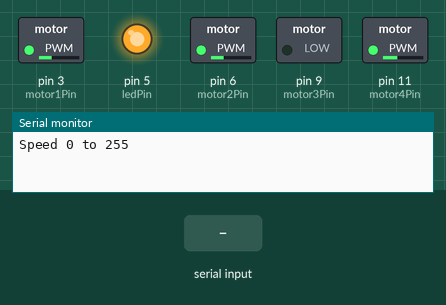
This sketch was run on a simulated Arduino Uno, built with avr-gcc and run on an emulated ATmega328P. Parts: switched loads named in the sketch (green lamp = pin HIGH), output pins drawn as LEDs (lit = HIGH), the last lines printed to the serial monitor. Dashed ring = blinking. Inputs (shaded band) come from the test bench.

Above: at 0.6 s.
At 1.2 s:
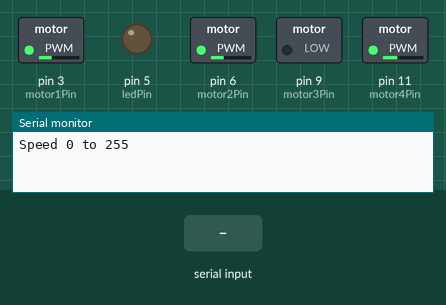
1.3 s: "90,45\n" received over Serial
At 2.7 s:
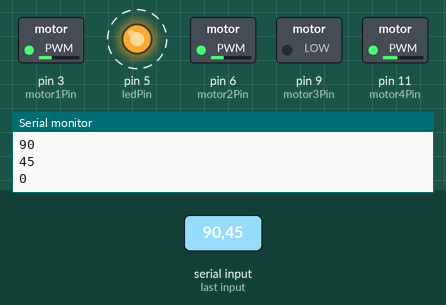
4.3 s: "30,150\n" received over Serial
7.3 s: "200\n" received over Serial
Timing chart, 0 to 16.3 s (numbered marks = the images above; inputs shaded):
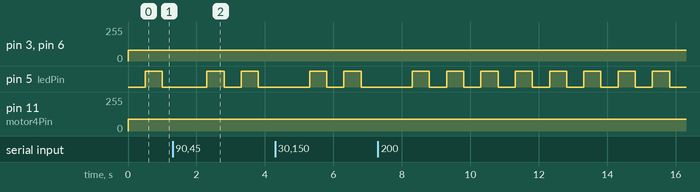

The sketch:

CellProjectArduino.ino
```cpp
int motor1Pin = 3;
int motor2Pin = 6;
int motor3Pin = 9;
int motor4Pin = 11;

int ledPin = 5;
  unsigned long previousMillis;
  unsigned long pMill;
  unsigned long cMill;
  unsigned long cSpeed = 120;
  unsigned long mSpeed;
  int ledState = LOW;

void setup()
{
  pinMode(motor1Pin, OUTPUT);
  pinMode(motor2Pin,OUTPUT);
  pinMode(motor3Pin,OUTPUT);
  Serial.begin(9600);
  while (! Serial);
  Serial.println("Speed 0 to 255");
//  PWM();
  pinMode(ledPin,OUTPUT);
 // digitalWrite(5,HIGH);
 //led();
}


void loop()
{
    analogWrite(11,90);
     analogWrite(motor1Pin,80);
   analogWrite(motor2Pin,80);
  // analogWrite(motor3Pin,80);
 // digitalWrite(5,HIGH);
  cilia();
 // motors();
  led();
  //analogWrite(11,100);

  if (Serial.available())
  {
    int speed = Serial.parseInt();
    Serial.println(speed);

    analogWrite(motor1Pin, speed);


  }
}

void cilia(){
 /* unsigned long currentMillis = millis();
  if(currentMillis - cMill > 60) {
    // save the last time you blinked the LED
    cMill = currentMillis;
    if(cSpeed == 120){
    cSpeed= 0;
   }
  else{
    cSpeed = 120;
  }
   analogWrite(motor4Pin,cSpeed);
  }
  //analogWrite(motor4Pin,200);*/
}


void motors(){
  unsigned long currentMillis = millis();
  if(mSpeed == 70){
  if(currentMillis - previousMillis > 140) {
    // save the last time you blinked the LED
    pMill = currentMillis;

    // if the LED is off turn it on and vice-versa:
    if (mSpeed == 0)
      mSpeed = 200;
    else
      mSpeed = 0;

    // set the LED with the ledState of the variable:
   analogWrite(motor1Pin,mSpeed);
   analogWrite(motor2Pin,mSpeed);
   analogWrite(motor3Pin,mSpeed);
  // analogWrite(motor4Pin,mSpeed);
  }
  }
  else{
    if(currentMillis - previousMillis > 150) {
    // save the last time you blinked the LED
    pMill = currentMillis;

    // if the LED is off turn it on and vice-versa:
    if (mSpeed == 0)
      mSpeed = 200;
    else
      mSpeed = 0;

    // set the LED with the ledState of the variable:
   analogWrite(motor1Pin,mSpeed);
   analogWrite(motor2Pin,mSpeed);
   analogWrite(motor3Pin,mSpeed);
//   analogWrite(motor4Pin,mSpeed);
  }
  }
  }


void led(){
 //    digitalWrite(ledPin,HIGH);
  //delay(1000);
  //digitalWrite(ledPin,LOW);
  //delay(1000);

  unsigned long currentMillis = millis();
             // ledState used to set the LED

  if(currentMillis - previousMillis > 500) {
    // save the last time you blinked the LED
    previousMillis = currentMillis;

    // if the LED is off turn it on and vice-versa:
    if (ledState == LOW)
      ledState = HIGH;
    else
      ledState = LOW;

    // set the LED with the ledState of the variable:
    digitalWrite(5, ledState);
  }

}
```

Measured:
- by itself, pin 5 (ledPin): alternates HIGH for 0.50 s and LOW for 0.50 s
